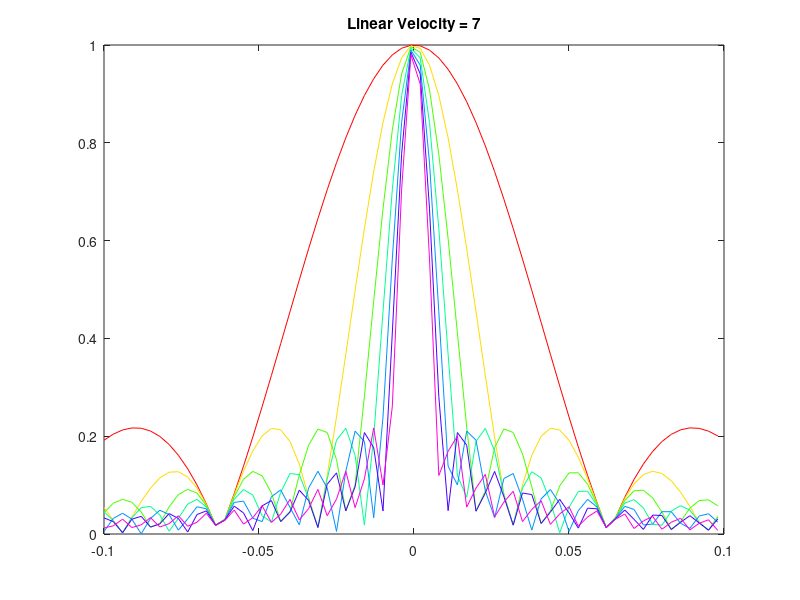

Recreate this plot in MATLAB.

Dt=-0.1:0.003:0.1;                            % Values between (-0.1,0.1) with step 0.003
c = 1:7;                                      % Horizontal speed

T = 100;                                      % Period of sampling 
for i = 1:length(c)                           % For loop to draw the equations at differnt speeds   
K = 1*abs(sin(c(i)*T*Dt/2)./(c(i)*T*Dt/2));   % Transfer Function
cmap = hsv(length(c));
plot(Dt,K,'color',cmap(i,:));                 % Graph creation for differnt speed
title(['Linear Velocity = ' num2str(c(i))]);
hold on
pause(0.3)                                    % Show the proccess a bit more slowly
end

